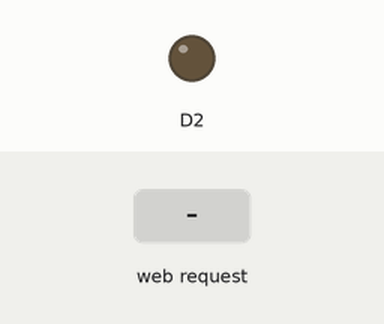
A sketch run on a simulated ESP8266 (NodeMCU). On the bench: output pins drawn as LEDs (lit = HIGH). The test bench sets the inputs (shaded band). WiFi joins after 1.5 s; servers stay silent unless stated; what the sketch prints to the serial monitor is not drawn.

Above: at 2.7 s.
2.8 s: HTTP request GET /on received
At 3.8 s:
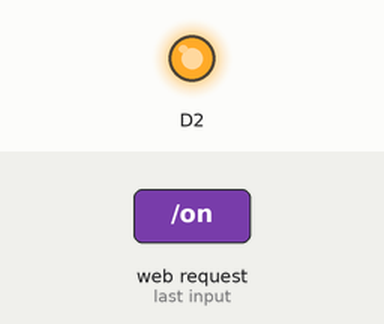
4.3 s: HTTP request GET /off received
At 4.9 s:
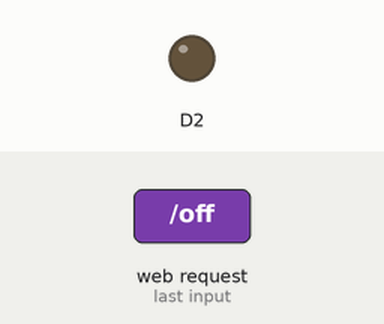
Timing chart, 0 to 7.3 s (numbered marks = the images above; inputs shaded):
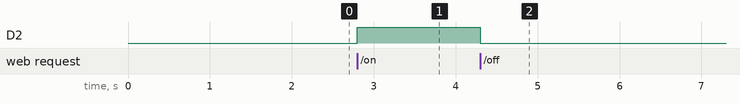

The sketch:

Local_Webserver.ino
```cpp
#include<ESP8266WiFi.h>
char* ssid="Rana Villa";
char* pass="Sp@9991109566";
WiFiServer server(80); //Default statement,80-default port name
void setup() {
  // put your setup code here, to run once:
  //Nord MCU and laptop should be connected to the same network
  Serial.begin(9600);
  Serial.print("Connection to ");
  Serial.println(ssid);
  WiFi.begin(ssid,pass); //connect to Wifi
  while(WiFi.status()!=WL_CONNECTED){
    Serial.print(".");
    delay(500);
    }
    Serial.println("WiFi Connected");
    Serial.print("IP Address:");
    Serial.println(WiFi.localIP()); //This is the IP address that will be used for interaction,server formation and webpage
    server.begin();
    pinMode(D2,OUTPUT);
}

void loop() {
  // put your main code here, to run repeatedly:
  WiFiClient client=server.available(); //This will be true as soon as client will send some request
  if(!client){
    return; //Will go back to first line in loop()
    }
  Serial.println("New Request Received"); //It will send multiple request when there is no response
  String request = client.readStringUntil('\r'); //It will read url untill on or off(all data after ip address) -- 192.168.0.1/on,192.168.0.1/off
  Serial.println(request);
  client.flush(); //To get new request everytime and not cache
  //We will get output after reading input in ip address as-  GET /on HTTP 1.1  --so on is on 4 index(include / as well)
  if(request.indexOf("/on")!=-1){//on is present in the ip address
    digitalWrite(D2,HIGH);
    Serial.println("LED ON");
    }
   if(request.indexOf("/off")!=-1){//off is present in the ip address
    digitalWrite(D2,LOW);
    Serial.println("LED OFF");
    }

    //Now if we go to the ip address then the below html code will run and give us a webpage for the same led interaction
    client.println("<html><title>LED CONTROL</title><center>");
    client.println("<h1>LED CONTROL WITH LOCAL WEB SERVER</h1>");
    client.println("<a href='/on'><button>LED ON</button></a>"); //Put on in single quotes as we are using double quotes first already
    client.println("<a href='/off'><button>LED OFF</button></a>");
    client.println("</center></html>");
  }
```

Measured:
- after the input at 2.8 s, D2: LOW → HIGH at once
- after the input at 4.3 s, D2: HIGH → LOW at once
